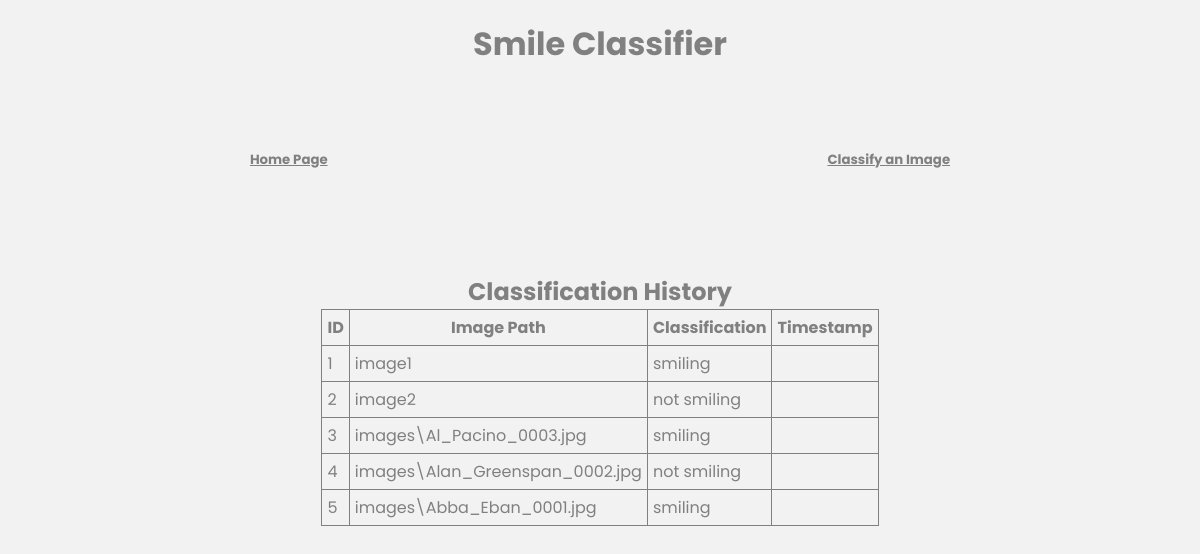
The app's page /history with its own data.
### models.py (models this page shows)
class history(Base):
    __tablename__ = 'history'
    id = Column(Integer, primary_key=True, index=True)
    title = Column(String(255), index=True)
    result = Column(String(20), nullable=False)
    date_time = Column(DateTime, default=datetime.now)

### main.py (the view)
@app.get("/classify")
async def classify_page(request: Request):
    return templates.TemplateResponse("classify.html", {"request": request})

### templates/history.html (shortened to what this page needs)
<!DOCTYPE html>
<html lang="en">
  <head>
    <link
      href="https://unpkg.com/boxicons@2.0.9/css/boxicons.min.css"
      rel="stylesheet"
    />
    <link
      rel="stylesheet"
      href="{{url_for('static', path='\css\style.css')}}"
    />
  </head>
  <body>
    <h1>Smile Classifier</h1>
    <h2>Classification History</h2>
    <div class="navbar">
      <h5><a href="/">Home Page</a></h5>
      <h5><a href="/classify">Classify an Image</a></h5>
    </div>
    <table>
      <tr>
        <th>ID</th>
        <th>Image Path</th>
        <th>Classification</th>
        <th>Timestamp</th>
      </tr>
      {% for row in result %}
      <tr>
        <td>{{row.id}}</td>
        <td>{{ row.title }}</td>
        <td>{{ row.result }}</td>
        <td>{{ row.timestamp }}</td>
      </tr>
      {% endfor %}
    </table>
  </body>
</html>

### static/css/style.css (style rules this page uses)
* { margin: 0; padding: 0; box-sizing: border-box; font-family: "Poppins", sans-serif; color: grey; }
:root { --blue: #0071ff; --light-blue: #b6dbf6; --dark-blue: #005dd1; --grey: #f2f2f2; --grey-900: #0f172a; --shadow-3: 0 10px 15px -3px rgba(0, 0, 0, 0.1); }
h1 { position: absolute; top: 20px; }
body { display: flex; flex-direction: column; justify-content: center; align-items: center; min-height: 100vh; background: var(--grey); }
.navbar { position: absolute; top: 150px; width: 100%; display: flex; justify-content: space-around; }
table, th, td { border: 1px solid; border-collapse: collapse; padding: 5px; justify-content: center; }

### records on screen
history: id "1", title "image1", result "smiling"
history: id "2", title "image2", result "not smiling"
history: id "3", title "images\\Al_Pacino_0003.jpg", result "smiling"
history: id "4", title "images\\Alan_Greenspan_0002.jpg", result "not smiling"
history: id "5", title "images\\Abba_Eban_0001.jpg", result "smiling"
